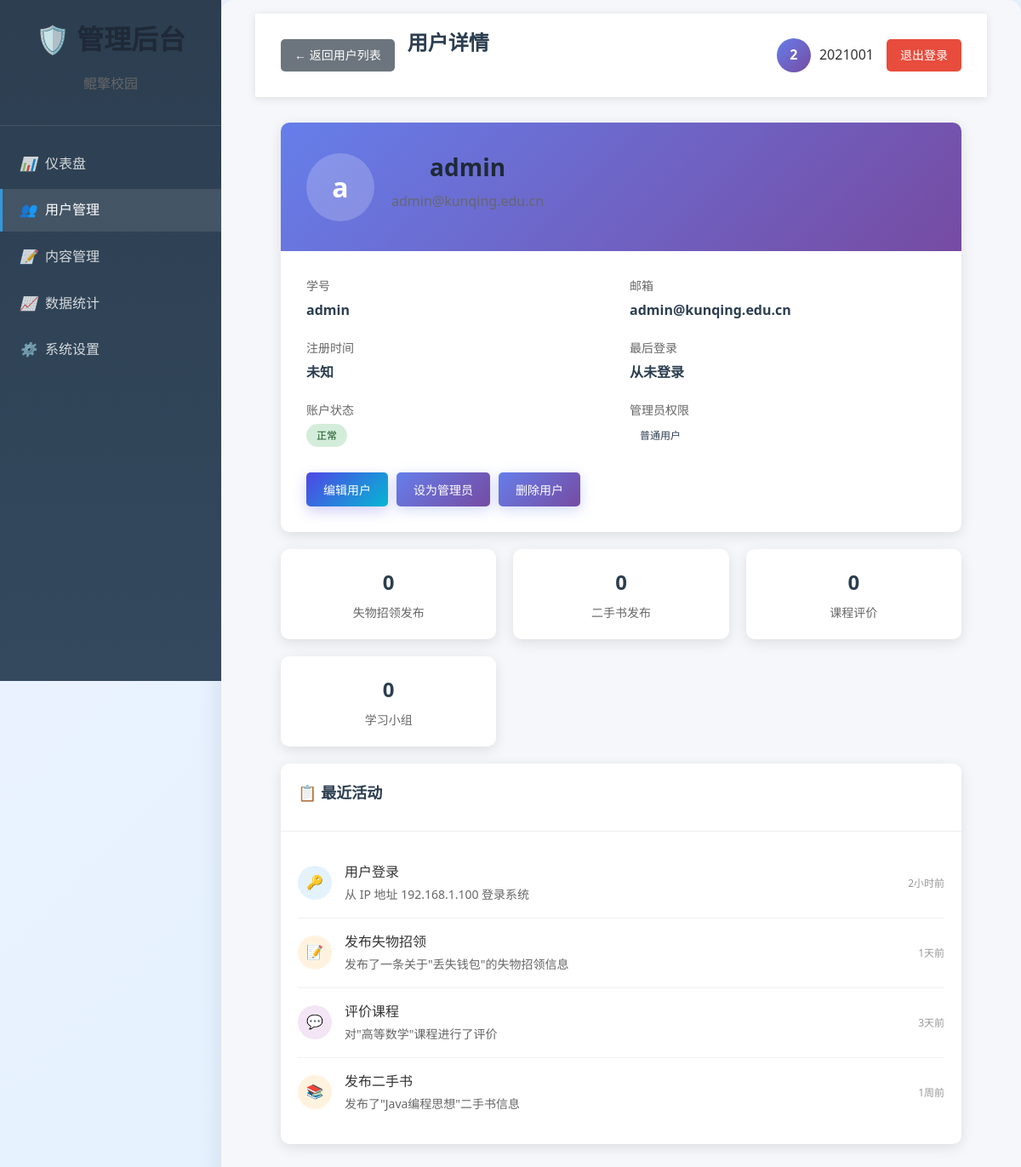
Page /admin/users/1 (signed in) on the committed database.
### tables this page shows
CREATE TABLE users (
            id INTEGER PRIMARY KEY AUTOINCREMENT,
            student_id TEXT UNIQUE NOT NULL,
            email TEXT UNIQUE NOT NULL,
            password_hash TEXT NOT NULL,
            real_name TEXT,
            college TEXT,
            major TEXT,
            grade TEXT,
            phone TEXT,
            avatar TEXT,
            create_time TIMESTAMP DEFAULT CURRENT_TIMESTAMP,
            last_login TIMESTAMP
        , admin_level INTEGER DEFAULT 0);

### app/routes/admin.py (the view, shortened to what this page needs)
@admin_bp.route('/users/<int:user_id>', methods=['GET', 'POST'])
@user_management_required
def user_detail(user_id):
    from app.simple_models import SimpleDB
    db = SimpleDB()
    users = db.get_all_users()
    user = None
    for u in users:
        if u.get('id') == user_id:
            user = u
            break
    if not user:
        flash('用户不存在', 'error')
        return redirect(url_for('admin.users'))
    class MockUser:
        def __init__(self, data):
            self.id = data.get('id')
            self.student_id = data.get('student_id')
            self.email = data.get('email')
            self.is_active = data.get('is_active', True)
            self.is_admin = data.get('is_admin', False)
            self.admin_level = data.get('admin_level', 0)
            self.created_at = None  # 简化模型中没有这个字段
            self.last_login = None  # 简化模型中没有这个字段
            self.lost_found_items = []
            self.secondhand_books = []
            self.course_reviews = []
            self.study_groups = []
    mock_user = MockUser(user)
    user_stats = {
        'lost_found_count': 0,
        'books_count': 0,
        'reviews_count': 0,
        'groups_count': 0,
    }
    return render_template("admin/user_detail.html", user=mock_user, user_stats=user_stats)

### app/simple_models.py (called while the page is built)
    def get_all_users(self):
        conn = sqlite3.connect(DB_PATH)
        cursor = conn.cursor()
        cursor.execute('SELECT * FROM users')
        rows = cursor.fetchall()
        conn.close()
        users = []
        for row in rows:
            user_dict = {
                'id': row[0],
                'student_id': row[1],
                'email': row[2],
                'password_hash': row[3],
                'real_name': row[4],
                'college': row[5],
                'major': row[6],
                'grade': row[7],
                'phone': row[8],
                'avatar': row[9],
                'create_time': row[10],
                'last_login': row[11],
                'admin_level': row[12] if len(row) > 12 else 0,
                'is_active': True  # 默认为活跃用户
            }
            users.append(user_dict)
        return users

    @property
    def is_authenticated(self):
        return True

    def is_admin_user(self):
        admin_accounts = ['admin', 'admin001', '2021001']  # 可以根据需要添加更多管理员账号
        return self.student_id in admin_accounts or self.student_id.startswith('admin')

    def can_manage_users(self):
        return self.is_admin_user()

    @staticmethod
    def get_by_id(user_id):
        conn = sqlite3.connect(DB_PATH)
        cursor = conn.cursor()
        cursor.execute('SELECT * FROM users WHERE id = ?', (user_id,))
        row = cursor.fetchone()
        conn.close()
        if row:
            return SimpleUser(
                id=row[0],
                student_id=row[1],
                email=row[2],
                password_hash=row[3],
                real_name=row[4],
                college=row[5],
                major=row[6],
                grade=row[7],
                phone=row[8],
                avatar=row[9],
                create_time=row[10],
                last_login=row[11]
            )
        return None

### app/templates/admin/user_detail.html (shortened to what this page needs)
<!DOCTYPE html>
<html lang="zh-CN">
<head>
    <link rel="stylesheet" href="{{ url_for('static', filename='css/style.css') }}">
</head>
<body>
    <div class="admin-layout">
        <nav class="sidebar">
            <div class="sidebar-header">
                <h2>🛡️ 管理后台</h2>
                <p>鲲擎校园</p>
            </div>
            <div class="sidebar-nav">
                <div class="nav-item">
                    <a href="{{ url_for('admin.dashboard') }}" class="nav-link">
                        <i>📊</i> 仪表盘
                    </a>
                </div>
                <div class="nav-item">
                    <a href="{{ url_for('admin.users') }}" class="nav-link active">
                        <i>👥</i> 用户管理
                    </a>
                </div>
                <div class="nav-item">
                    <a href="{{ url_for('admin.content') }}" class="nav-link">
                        <i>📝</i> 内容管理
                    </a>
                </div>
                <div class="nav-item">
                    <a href="{{ url_for('admin.statistics') }}" class="nav-link">
                        <i>📈</i> 数据统计
                    </a>
                </div>
                <div class="nav-item">
                    <a href="{{ url_for('admin.settings') }}" class="nav-link">
                        <i>⚙️</i> 系统设置
                    </a>
                </div>
            </div>
        </nav>
        <main class="main-content">
            <header class="topbar">
                <div class="topbar-left">
                    <a href="{{ url_for('admin.users') }}" class="back-btn">← 返回用户列表</a>
                    <h1>用户详情</h1>
                </div>
                <div class="topbar-right">
                    <div class="user-info">
                        <div class="user-avatar">
                            {{ current_user.student_id[0] if current_user.student_id else 'A' }}
                        </div>
                        <span>{{ current_user.student_id or '管理员' }}</span>
                    </div>
                    <a href="{{ url_for('admin.admin_logout') }}" class="logout-btn">退出登录</a>
                </div>
            </header>
            <div class="content-area">
                <div class="user-profile">
                    <div class="profile-header">
                        <div class="profile-avatar">
                            {{ user.student_id[0] if user.student_id else user.email[0] if user.email else 'U' }}
                        </div>
                        <div class="profile-info">
                            <h2>{{ user.student_id or '未设置学号' }}</h2>
                            <p>{{ user.email or '未设置邮箱' }}</p>
                        </div>
                    </div>
                    <div class="profile-body">
                        <div class="info-grid">
                            <div class="info-item">
                                <span class="info-label">学号</span>
                                <span class="info-value">{{ user.student_id or '未设置' }}</span>
                            </div>
                            <div class="info-item">
                                <span class="info-label">邮箱</span>
                                <span class="info-value">{{ user.email or '未设置' }}</span>
                            </div>
                            <div class="info-item">
                                <span class="info-label">注册时间</span>
                                <span class="info-value">{{ user.created_at.strftime('%Y-%m-%d %H:%M') if user.created_at else '未知' }}</span>
                            </div>
                            <div class="info-item">
                                <span class="info-label">最后登录</span>
                                <span class="info-value">{{ user.last_login.strftime('%Y-%m-%d %H:%M') if user.last_login else '从未登录' }}</span>
                            </div>
                            <div class="info-item">
                                <span class="info-label">账户状态</span>
                                <span class="info-value">
                                    {% if user.is_active %}
                                        <span class="status-badge status-active">正常</span>
                                    {% else %}
                                        <span class="status-badge status-inactive">已禁用</span>
                                    {% endif %}
                                </span>
                            </div>
                            <div class="info-item">
                                <span class="info-label">管理员权限</span>
                                <span class="info-value">
                                    {% if user.is_admin %}
                                        <span class="status-badge status-admin">管理员 (级别 {{ user.admin_level }})</span>
                                    {% else %}
                                        <span class="status-badge">普通用户</span>
                                    {% endif %}
                                </span>
                            </div>
                        </div>
                        <div class="action-buttons">
                            <button class="btn btn-primary" onclick="editUser()">编辑用户</button>
                            {% if user.is_admin %}
                                <button class="btn btn-warning" onclick="toggleAdmin({{ user.id }}, false)">取消管理员</button>
                            {% else %}
                                <button class="btn btn-warning" onclick="toggleAdmin({{ user.id }}, true)">设为管理员</button>
                            {% endif %}
                            <button class="btn btn-danger" onclick="deleteUser({{ user.id }})">删除用户</button>
                        </div>
                    </div>
                </div>
                <div class="stats-grid">
                    <div class="stat-card">
                        <div class="stat-value">{{ user.lost_found_items|length or 0 }}</div>
                        <div class="stat-label">失物招领发布</div>
                    </div>
                    <div class="stat-card">
                        <div class="stat-value">{{ user.secondhand_books|length or 0 }}</div>
                        <div class="stat-label">二手书发布</div>
                    </div>
                    <div class="stat-card">
                        <div class="stat-value">{{ user.course_reviews|length or 0 }}</div>
                        <div class="stat-label">课程评价</div>
                    </div>
                    <div class="stat-card">
                        <div class="stat-value">{{ user.study_groups|length or 0 }}</div>
                        <div class="stat-label">学习小组</div>
                    </div>
                </div>
                <div class="activity-section">
                    <div class="section-header">
                        <h3 class="section-title">📋 最近活动</h3>
                    </div>
                    <div class="activity-list">
                        <div class="activity-item">
                            <div class="activity-icon activity-login">🔑</div>
                            <div class="activity-content">
                                <div class="activity-title">用户登录</div>
                                <div class="activity-desc">从 IP 地址 192.168.1.100 登录系统</div>
                            </div>
                            <div class="activity-time">2小时前</div>
                        </div>
                        <div class="activity-item">
                            <div class="activity-icon activity-post">📝</div>
                            <div class="activity-content">
                                <div class="activity-title">发布失物招领</div>
                                <div class="activity-desc">发布了一条关于"丢失钱包"的失物招领信息</div>
                            </div>
                            <div class="activity-time">1天前</div>
                        </div>
                        <div class="activity-item">
                            <div class="activity-icon activity-comment">💬</div>
                            <div class="activity-content">
                                <div class="activity-title">评价课程</div>
                                <div class="activity-desc">对"高等数学"课程进行了评价</div>
                            </div>
                            <div class="activity-time">3天前</div>
                        </div>
                        <div class="activity-item">
                            <div class="activity-icon activity-post">📚</div>
                            <div class="activity-content">
                                <div class="activity-title">发布二手书</div>
                                <div class="activity-desc">发布了"Java编程思想"二手书信息</div>
                            </div>
                            <div class="activity-time">1周前</div>
                        </div>
                    </div>
                </div>
            </div>
        </main>
    </div>
</body>
</html>

### app/static/css/style.css (style rules this page uses)
* { margin: 0; padding: 0; box-sizing: border-box; }
body { font-family: 'Segoe UI', Tahoma, Geneva, Verdana, sans-serif; line-height: 1.6; color: #333; background: linear-gradient(135deg, #667eea 0%, #764ba2 100%); min-height: 100vh; }
.main-content { background: white; border-radius: 15px; padding: 40px; box-shadow: 0 10px 30px rgba(0, 0, 0, 0.1); margin-bottom: 20px; }
h1, h2, h3 { color: #2c3e50; margin-bottom: 20px; }
h1 { font-size: 2.5em; text-align: center; margin-bottom: 30px; }
h2 { font-size: 2em; text-align: center; margin-bottom: 15px; }
h3 { font-size: 1.3em; margin-bottom: 10px; }
p { margin-bottom: 15px; text-align: center; color: #666; }
.btn { display: inline-block; padding: 12px 30px; background: linear-gradient(135deg, #667eea 0%, #764ba2 100%); color: white; text-decoration: none; border-radius: 25px; font-weight: 600; font-size: 16px; border: none; cursor: pointer; transition: all 0.3s ease; box-shadow: 0 4px 15px rgba(102, 126, 234, 0.3); }
a { color: #667eea; text-decoration: none; transition: color 0.3s ease; }
.main-content { animation: fadeIn 0.6s ease-out; }
.status-active { background-color: #28a745; color: white; }
:root { --brand-primary: #4f46e5; --brand-primary-dark: #3730a3; --brand-accent: #06b6d4; --text-primary: #1f2937; --text-muted: #6b7280; --bg-soft: #f8fafc; --card-bg: #ffffff; --card-shadow: 0 8px 24px rgba(31, 41, 55, 0.12); --radius-md: 12px; --radius-lg: 18px; --bg-gradient-start: #eef2ff; --bg-gradient-end: #e0f2fe; }
body { color: var(--text-primary); background: linear-gradient(135deg, var(--bg-gradient-start), var(--bg-gradient-end)); min-height: 100vh; }
.main-content { padding-top: 1rem; padding-bottom: 2rem; }
.btn-primary { background: linear-gradient(135deg, var(--brand-primary), var(--brand-accent)); border: none; box-shadow: 0 6px 16px rgba(79,70,229,0.25); }
a { color: var(--brand-primary); }
h1, h2, h3, h4 { color: var(--text-primary); }

### rows in the picture
users: student "2021001"
users: student "admin", email "admin@kunqing.edu.cn"

### other values in the picture
{{ current_user.student_id[0] if current_user.student_id else 'A' }} "2"
{{ user.lost_found_items|length or 0 }} "0"
{{ user.secondhand_books|length or 0 }} "0"
{{ user.course_reviews|length or 0 }} "0"
{{ user.study_groups|length or 0 }} "0"
